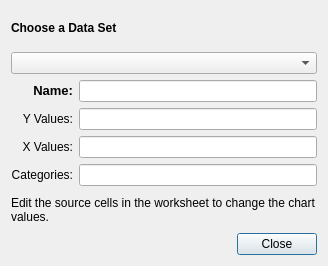
<?xml version="1.0" encoding="UTF-8"?>
<ui version="4.0">
 <class>CellRegionDialog</class>
 <widget class="QDialog" name="CellRegionDialog">
  <property name="geometry">
   <rect>
    <x>0</x>
    <y>0</y>
    <width>328</width>
    <height>266</height>
   </rect>
  </property>
  <property name="windowTitle">
   <string>Chart Data Ranges</string>
  </property>
  <layout class="QGridLayout" name="gridLayout">
   <item row="6" column="0" colspan="2">
    <widget class="QLabel" name="worksheetHint">
     <property name="text">
      <string>Edit the source cells in the worksheet to change the chart values.</string>
     </property>
     <property name="wordWrap">
      <bool>true</bool>
     </property>
    </widget>
   </item>
   <item row="7" column="1">
    <widget class="QDialogButtonBox" name="buttonBox">
     <property name="orientation">
      <enum>Qt::Horizontal</enum>
     </property>
     <property name="standardButtons">
      <set>QDialogButtonBox::Close</set>
     </property>
    </widget>
   </item>
   <item row="1" column="0" colspan="2">
    <widget class="QComboBox" name="dataSets"/>
   </item>
   <item row="3" column="1">
    <widget class="QLineEdit" name="yDataRegion"/>
   </item>
   <item row="3" column="0">
    <widget class="QLabel" name="label">
     <property name="text">
      <string>Y Values:</string>
     </property>
     <property name="alignment">
      <set>Qt::AlignRight|Qt::AlignTrailing|Qt::AlignVCenter</set>
     </property>
    </widget>
   </item>
   <item row="4" column="0">
    <widget class="QLabel" name="label_2">
     <property name="text">
      <string>X Values:</string>
     </property>
     <property name="alignment">
      <set>Qt::AlignRight|Qt::AlignTrailing|Qt::AlignVCenter</set>
     </property>
    </widget>
   </item>
   <item row="4" column="1">
    <widget class="QLineEdit" name="xDataRegion"/>
   </item>
   <item row="0" column="0" colspan="2">
    <widget class="QLabel" name="label_3">
     <property name="text">
      <string>&lt;b&gt;Choose a Data Set&lt;/b&gt;</string>
     </property>
    </widget>
   </item>
   <item row="5" column="1">
    <widget class="QLineEdit" name="categoryDataRegion"/>
   </item>
   <item row="5" column="0">
    <widget class="QLabel" name="label_5">
     <property name="text">
      <string>Categories:</string>
     </property>
     <property name="alignment">
      <set>Qt::AlignRight|Qt::AlignTrailing|Qt::AlignVCenter</set>
     </property>
    </widget>
   </item>
   <item row="2" column="0">
    <widget class="QLabel" name="label_6">
     <property name="text">
      <string>&lt;!DOCTYPE HTML PUBLIC &quot;-//W3C//DTD HTML 4.0//EN&quot; &quot;http://www.w3.org/TR/REC-html40/strict.dtd&quot;&gt;
&lt;html&gt;&lt;head&gt;&lt;meta name=&quot;qrichtext&quot; content=&quot;1&quot; /&gt;&lt;style type=&quot;text/css&quot;&gt;
p, li { white-space: pre-wrap; }
&lt;/style&gt;&lt;/head&gt;&lt;body style=&quot; font-family:'Sans Serif'; font-size:10pt; font-weight:400; font-style:normal;&quot;&gt;
&lt;p align=&quot;right&quot; style=&quot; margin-top:0px; margin-bottom:0px; margin-left:0px; margin-right:0px; -qt-block-indent:0; text-indent:0px;&quot;&gt;&lt;span style=&quot; font-weight:600;&quot;&gt;Name:&lt;/span&gt;&lt;/p&gt;&lt;/body&gt;&lt;/html&gt;</string>
     </property>
     <property name="alignment">
      <set>Qt::AlignRight|Qt::AlignTrailing|Qt::AlignVCenter</set>
     </property>
    </widget>
   </item>
   <item row="2" column="1">
    <widget class="QLineEdit" name="labelDataRegion"/>
   </item>
  </layout>
 </widget>
 <resources/>
 <connections>
  <connection>
   <sender>buttonBox</sender>
   <signal>accepted()</signal>
   <receiver>CellRegionDialog</receiver>
   <slot>accept()</slot>
   <hints>
    <hint type="sourcelabel">
     <x>248</x>
     <y>254</y>
    </hint>
    <hint type="destinationlabel">
     <x>157</x>
     <y>274</y>
    </hint>
   </hints>
  </connection>
  <connection>
   <sender>buttonBox</sender>
   <signal>rejected()</signal>
   <receiver>CellRegionDialog</receiver>
   <slot>reject()</slot>
   <hints>
    <hint type="sourcelabel">
     <x>316</x>
     <y>260</y>
    </hint>
    <hint type="destinationlabel">
     <x>286</x>
     <y>274</y>
    </hint>
   </hints>
  </connection>
 </connections>
</ui>
